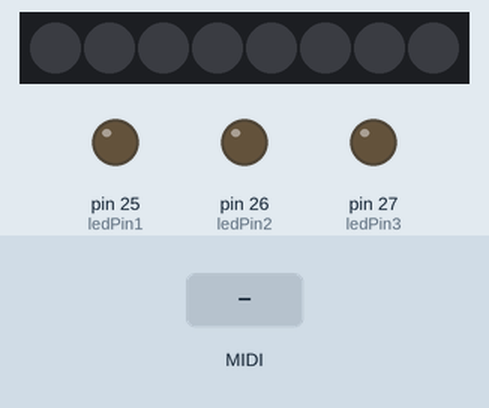
The sketch below on a simulated Teensy 4. Parts: 8 RGB LEDs in strip order, left to right, output pins drawn as LEDs (lit = HIGH). The inputs (shaded band) are chosen by the test bench.

Above: at 1.2 s.
1.3 s: MIDI note 60 received
At 1.45 s:
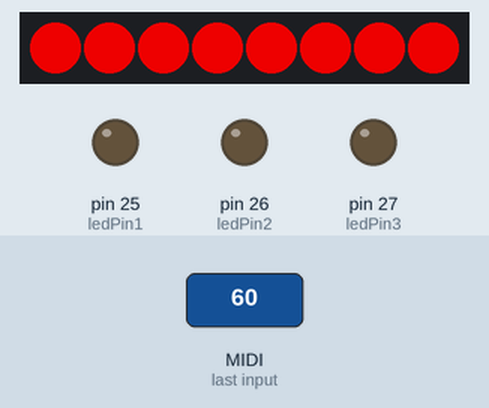
3.1 s: MIDI note 64 received
At 4.5 s:
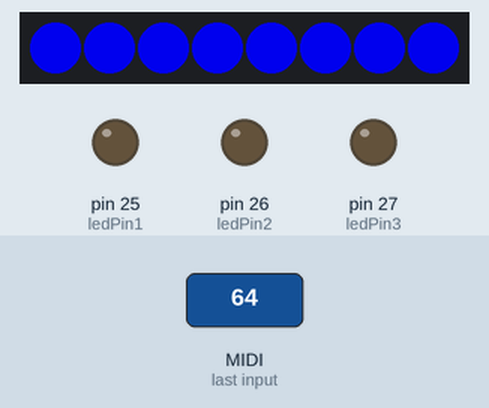
Timing chart, 0 to 6.1 s (numbered marks = the images above; inputs shaded):
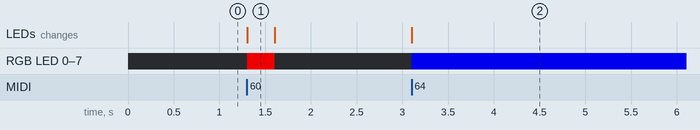

The sketch:

Final_Project_NeoPixel_2024.04.09.ino
```cpp
#include <Adafruit_NeoPixel.h>

int ledPin1 = 25;
int ledPin2 = 26;
int ledPin3 = 27;
int notes[7] = { 60, 61, 62, 63, 64, 65, 66 };
int numPixels = 8;
int pixelPin = 33;

// unsigned long lastStepTime = 0;
// int stepLength = 10;
// int currentStep = 0;
int velocityMapped;
int delayTime;


Adafruit_NeoPixel neopixel = Adafruit_NeoPixel(numPixels, pixelPin, NEO_GRB);

void OnNoteOn(byte channel, byte note, byte velocity) {
  velocityMapped = map(velocity, 0, 127, 0, 255);
  //Serial.println(velocity);
  for (int i = 0; i < 8; i++) {
    if (note == notes[0]) {
      neopixel.setPixelColor(i, velocityMapped, 0, 0);  //C3 = red
    } else if (note == notes[1]) {
      neopixel.setPixelColor(i, velocityMapped / 2, velocityMapped / 2, 0);  //C#3 = yellow
    } else if (note == notes[2]) {
      neopixel.setPixelColor(i, 0, velocityMapped, 0);  //D3 = green
    } else if (note == notes[3]) {
      neopixel.setPixelColor(i, 0, velocityMapped / 2, velocityMapped / 2);  //D#3 = cyan
    } else if (note == notes[4]) {
      neopixel.setPixelColor(i, 0, 0, velocityMapped);  //E3 = blue
    } else if (note == notes[5]) {
      neopixel.setPixelColor(i, velocityMapped / 2, 0, velocityMapped / 2);  //F3 = purple
    } else if (note == notes[6]) {
      neopixel.setPixelColor(i, velocityMapped / 2, velocityMapped / 2, velocityMapped / 2);  //F#3 = white
    }
    neopixel.show();
  }
}
void OnNoteOff(byte channel, byte note, byte velocity) {
  velocityMapped = map(velocity, 0, 127, 0, 255);
  if (note == 60) {
    for (int j = velocityMapped; j >= 0; j--) {
      for (int i = 0; i < 8; i++) {
        neopixel.setPixelColor(i, j, 0, 0);
      }
      neopixel.show();
      delay(delayTime);
    }
  }
  // neopixel.clear();
}

void myControlChange(byte channel, byte control, byte value) {
  delayTime = map(value, 0, 127, 1, 14);
  Serial.println(delayTime);
}

void setup() {
  Serial.begin(9600);
  neopixel.begin();
  pinMode(ledPin1, OUTPUT);
  pinMode(ledPin2, OUTPUT);
  pinMode(ledPin3, OUTPUT);
  usbMIDI.setHandleNoteOff(OnNoteOff);
  usbMIDI.setHandleNoteOn(OnNoteOn);
  usbMIDI.setHandleControlChange(myControlChange);
}

void loop() {
  usbMIDI.read();
  // if(millis() > lastStepTime + stepLength)
  // {
  //   lastStepTime = millis();
  //   currentStep = currentStep +1;
  //   Serial.println(currentStep);
  // }
}

// void noteOffFunction(int noteVal){
//   if (note == noteVal) {
//     for (int j = velocityMapped; j >= 0; j--) {
//       for (int i = 0; i < 8; i++) {
//         neopixel.setPixelColor(i, j, 0, 0);
//       }
//       neopixel.show();
//       delay(10);
//     }
//   }
// }
```

Measured:
- after the input at 1.3 s, RGB LED 0–7: off → RGB(200, 0, 0) at once, → off 0.30 s later; the LEDs: change at once (image 1)
- after the input at 3.1 s, RGB LED 0–7: off → RGB(0, 0, 200) at once; the LEDs: change at once (image 2)
